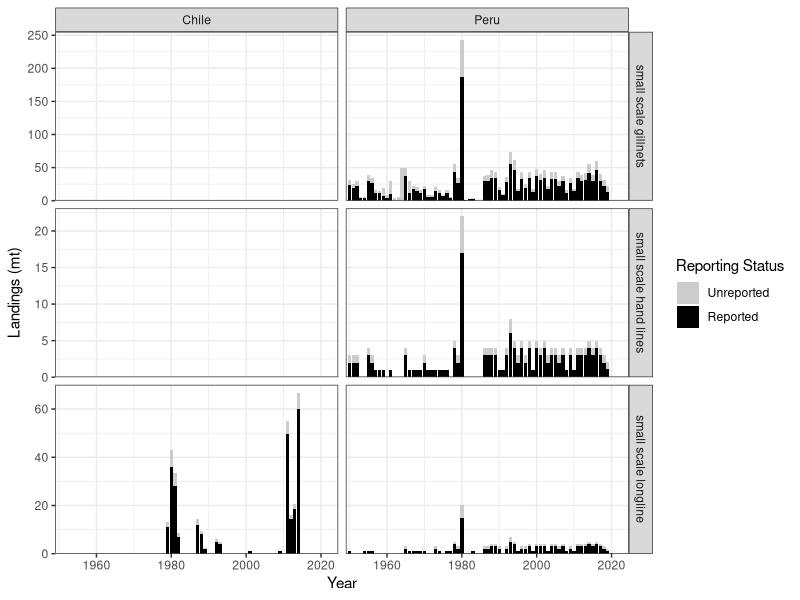
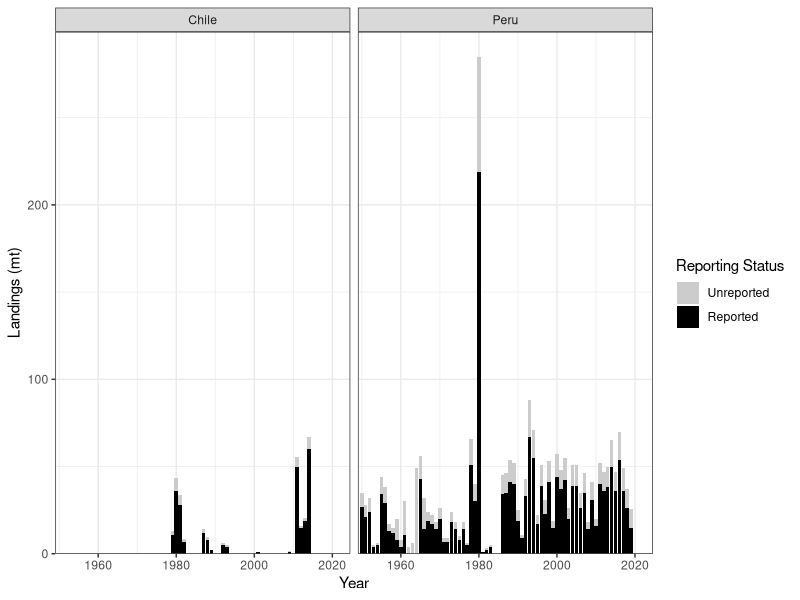

These charts were generated, in order, by the following R code: (Note: this script raises an error after producing the figures.)
library(tidyverse)

sau_chile_peru <- read_csv('data/SAU Taxa 604642 v50_Chile and Peru.csv') 

sau_chile_peru_byGear <- sau_chile_peru %>%
  group_by(year, fishing_entity, gear_type, reporting_status) %>%
  summarise(landings_mt = sum(tonnes)) %>%
  mutate(reporting_status = factor(reporting_status, levels = c('Unreported', 'Reported')))

sau_landings_plot_byGear <- ggplot(sau_chile_peru_byGear, aes(x = year, y = landings_mt, fill = reporting_status))+
  theme_bw()+
  geom_col(position = 'stack')+
  scale_x_continuous(name = 'Year', limits = c(1949, 2021), expand = expansion(mult = c(0, 0.05)))+
  scale_y_continuous(name = 'Landings (mt)', expand = expansion(mult = c(0, 0.05)))+
  scale_fill_manual(name = 'Reporting Status', values = c('grey80', 'black'))+
  facet_grid(gear_type~fishing_entity, scales = 'free_y')
sau_landings_plot_byGear

sau_chile_peru_byYearOnly <- sau_chile_peru %>%
  group_by(year, fishing_entity, reporting_status) %>%
  summarise(landings_mt = sum(tonnes)) %>%
  mutate(reporting_status = factor(reporting_status, levels = c('Unreported', 'Reported')))

sau_landings_plot_byYearOnly <- ggplot(sau_chile_peru_byYearOnly, aes(x = year, y = landings_mt, fill = reporting_status))+
  theme_bw()+
  geom_col(position = 'stack')+
  scale_x_continuous(name = 'Year', limits = c(1949, 2021), expand = expansion(mult = c(0, 0.05)))+
  scale_y_continuous(name = 'Landings (mt)', expand = expansion(mult = c(0, 0.05)))+
  scale_fill_manual(name = 'Reporting Status', values = c('grey80', 'black'))+
  facet_grid(~fishing_entity, scales = 'free_y')
sau_landings_plot_byYearOnly

write.csv(sau_chile_peru_byGear, '../../Downloads/SAU_Chile_Peru_byGear.csv')
write.csv(sau_chile_peru_byGear, '../../Downloads/SAU_Chile_Peru_byYear.csv')

cowplot::save_plot('figures/SE_Pacific/SAU_Chile_Peru_byGear.png', sau_landings_plot_byGear, base_height = 6, base_width = 7)
cowplot::save_plot('figures/SE_Pacific/SAU_Chile_Peru_byYear.png', sau_landings_plot_byYearOnly, base_height = 3, base_width = 6)
